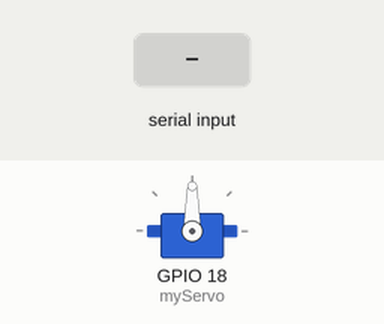
The sketch below on a simulated ESP32. Parts: servo. Inputs (shaded band) come from the test bench. Nothing arrives over Bluetooth unless stated.

Above: at 1.2 s.
1.3 s: "30,150\n" received over the second serial link
At 3.3 s:
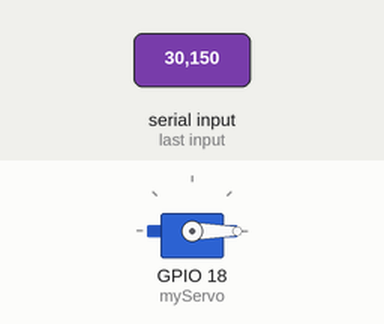
3.8 s: "90,45\n" received over the second serial link
At 4.6 s:
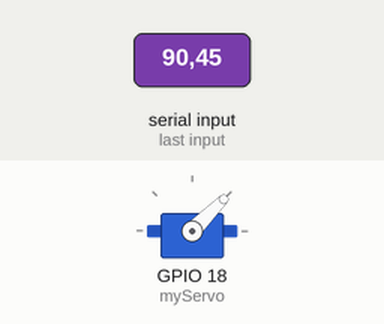
6.3 s: "200\n" received over the second serial link
At 7.1 s:
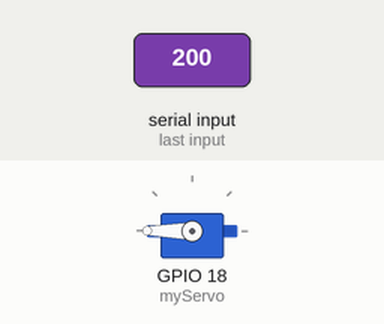
Timing chart, 0 to 9.3 s (numbered marks = the images above; inputs shaded):
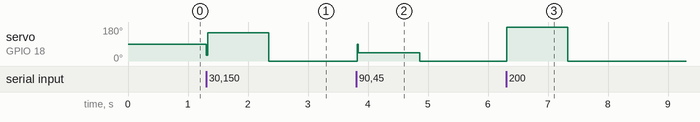

The sketch:

ServoMotor_Bluetooth.ino
```cpp
#include"BluetoothSerial.h"
#include<ESP32Servo.h>

#if !defined(CONFIG_BT_ENABLED) || !defined(CONFIG_BLUEDROID_ENABLED)
#error Bluetooth is not enabled! Please run 'make menuconfig' to and enable it
#endif

BluetoothSerial SerialBT;
Servo myServo;

void setup(){
  SerialBT.begin("ESP32");
  myServo.attach(18);
}

void loop(){


  if(SerialBT.available()){
   int angle = SerialBT.parseInt();
    myServo.write(angle);
  }
  delay(20);
}
```

Measured:
- after the input at 1.3 s, servo on GPIO 18 (myServo): 90° → 150° at once, → 0° 1.0 s later
- after the input at 3.8 s, servo on GPIO 18 (myServo): 0° → 45° at once, → 0° 1.0 s later
- after the input at 6.3 s, servo on GPIO 18 (myServo): 0° → 180° at once, → 0° 1.0 s later
